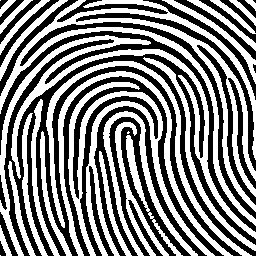
#> input picture synthetic_im_3.jpeg, 256 x 256 px, found by its file name
$ python third_jepg.py
#> lines starting #> are read from the running program, lines starting #| are printed output that depends on the picture
import numpy as np
import cv2
from matplotlib import pyplot as plt
from numpy.linalg import inv
import time
import sys

def dct_coeff():
    T = np.zeros([8, 8])
    for i in range(8):
        for j in range(8):
            if i == 0:
                T[i, j] = 1/np.sqrt(8)
            elif i > 0:
                T[i, j] = np.sqrt(2/8)*np.cos((2*j+1)*i*np.pi/16)
    return T

def quantization_level(n):
    Q50 = np.zeros([8, 8])

    Q50 = np.array([[16, 11, 10, 16, 24, 40, 52, 61],
                    [12, 12, 14, 19, 26, 58, 60, 55],
                    [14, 13, 16, 24, 40, 57, 69, 56],
                    [14, 17, 22, 29, 51, 87, 80, 62],
                    [18, 22, 37, 56, 68, 109, 103, 77],
                    [24, 35, 55, 64, 81, 104, 113, 92],
                    [49, 64, 78, 87, 103, 121, 120, 101],
                    [72, 92, 95, 98, 112, 100, 103, 99]])

    Q = np.zeros([8, 8])
    for i in range(8):
        for j in range(8):
            if n > 50:
                Q[i, j] = min(np.round((100-n)/50*Q50[i, j]), 255)
            else:
                Q[i, j] = min(np.round(50/n * Q50[i, j]), 255)
    return Q

def quantiz_div(a, b):
    tmp = np.zeros(a.shape)
    for i in range(8):
        for j in range(8):
            tmp[i, j] = np.round(a[i, j]/b[i, j])
    return tmp

def quantiz(D, Q):
    tmp = np.zeros(D.shape)
    mask = np.zeros([8, 8])
    for i in range(D.shape[0]//8):
        for j in range(D.shape[1]//8):
            mask = quantiz_div(D[8*i:8*i+8, 8*j:8*j+8], Q)
            tmp[8*i:8*i+8, 8*j:8*j+8] = mask
    return (tmp)

def decompress_mul(a, b):
    tmp = np.zeros(a.shape)
    for i in range(8):
        for j in range(8):
            tmp[i, j] = a[i, j]*b[i, j]
    return tmp

def decompress(C, Q, T, T_prime):
    R = np.zeros(C.shape)
    mask = np.zeros([8, 8])
    for i in range(C.shape[0]//8):
        for j in range(C.shape[1]//8):
            mask = decompress_mul(C[8*i:8*i+8, 8*j:8*j+8], Q)
            R[8*i:8*i+8, 8*j:8*j+8] = mask

    N = np.zeros(C.shape)

    for i in range(R.shape[0]//8):
        for j in range(R.shape[1]//8):
            mask = T_prime @ R[8*i:8*i+8, 8*j:8*j+8] @ T
            N[8*i:8*i+8, 8*j:8*j+8] = np.round(mask) + 128*np.ones([8, 8])

    return N

def Compress_img(file, level):

#> called with level = 5
    I = cv2.imread(file)
#> I is the input picture: shape (256, 256, 3); min 0, max 255, mean 128.8

    B, G, R = cv2.split(I)

    H = I.shape[0]
#> H = 256
    W = I.shape[1]
#> W = 256

    print("Image size: ", I.shape)
#| Image size:  (256, 256, 3)

    B = B - 128*np.ones([H, W])
    G = G - 128*np.ones([H, W])
    R = R - 128*np.ones([H, W])

    T = dct_coeff()
    T_prime = inv(T)
    Q = quantization_level(level)

    D_R = dct(R, T, T_prime)
#> after the loop in dct, `for i in range(M.shape[0]//8):`:
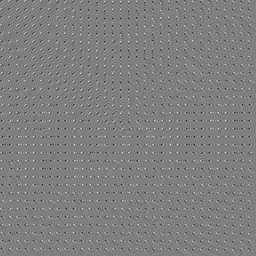
#> dct_res: shape (256, 256) float64; min -942.4, max 942.4, mean -0.2; drawn with min black and max white
    D_G = dct(G, T, T_prime)
    D_B = dct(B, T, T_prime)

    tmp = cv2.merge((D_B, D_G, D_R))

    cv2.imwrite('DCT.jpg', tmp)
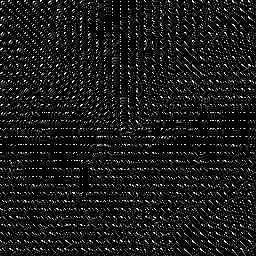
#> saved as DCT.jpg: shape (256, 256, 3); min 0, max 255, mean 26.5

    C_R = quantiz(D_R, Q)
    C_R[C_R == 0] = 0
    C_G = quantiz(D_G, Q)
    C_G[C_G == 0] = 0
    C_B = quantiz(D_B, Q)
    C_B[C_B == 0] = 0

    tmp = cv2.merge((C_B, C_G, C_R))
#> tmp: shape (256, 256, 3) float64

    cv2.imwrite('After_Quantiz.jpg', tmp)
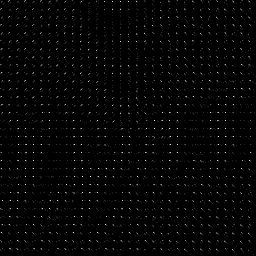
#> saved as After_Quantiz.jpg: shape (256, 256, 3); min 0, max 9, mean 0.145; drawn with min black and max white
    return C_B, C_G, C_R, Q, T, T_prime

def Decompress_img(C_B, C_G, C_R, Q, T, T_prime):
    N_R = decompress(C_R, Q, T, T_prime)
#> after the loop in decompress, `for i in range(R.shape[0]//8):`:
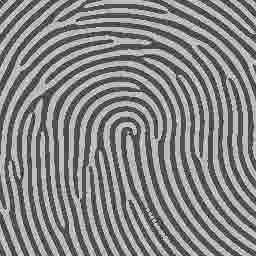
#> N: shape (256, 256) float64; min -182, max 412, mean 129.2; drawn with min black and max white
    N_G = decompress(C_G, Q, T, T_prime)
    N_B = decompress(C_B, Q, T, T_prime)

    N_I = cv2.merge((N_B, N_G, N_R))
    cv2.imwrite('Decompressed.jpg', N_I)
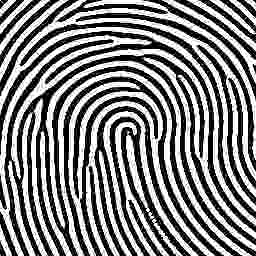
#> saved as Decompressed.jpg: shape (256, 256, 3); min 0, max 255, mean 128.9

def Evaluate(file):

    I = cv2.imread(file)

    I1 = cv2.imread("Decompressed.jpg")
#> I1: shape (256, 256, 3); min 0, max 255, mean 128.9

    m, n, k = I1.shape
#> m = 256; n = 256; k = 3

    rms = np.sqrt(np.sum(np.square(I1-I)))/(m*n)
#> rms = 0.0531

    snr = np.sum(np.square(I1))/np.sum(np.square(I1-I))
#> snr = 0.972

    return rms, snr

def dct(M,T,T_prime):
    dct_res = np.zeros(M.shape)
    mask = np.zeros([8,8])
    for i in range(M.shape[0]//8):
        for j in range(M.shape[1]//8):
            mask = M[8*i:8*i+8,8*j:8*j+8]
            dct_res[8*i:8*i+8,8*j:8*j+8] = T @ mask @ T_prime

    return (dct_res)

if __name__ == "__main__":
    file = "/Users/marynavek/Projects/ImageProcessing/synthetic_im_3.jpeg"
    level = 5
    print("Filename: ", file)
    print("Level of compression: ", level)

    print("Compressing....")
    start = time.time()
    C_B, C_G, C_R, Q, T, T_prime = Compress_img(file, level)
    time_comp = time.time()
    print("Compression Time: ", np.round(time_comp - start, 1), " sec")

    print("Decompressing...")
    Decompress_img(C_B, C_G, C_R, Q, T, T_prime)
    time_decomp = time.time()

    print("Decompression Time: ", np.round(time_decomp - time_comp, 1), " sec")

    end = time.time()
    print("Total: ", np.round(end - start, 1), " sec")
    rms, snr = Evaluate(file)
#> rms = 0.0531; snr = 0.972
    print("RMS: ", np.round(rms, 4))
#| RMS:  0.0531
    print("SNR: ", np.round(snr, 4))
#| SNR:  0.9723

$ run again, with circle_2_shape.png saved as synthetic_im_3.jpeg
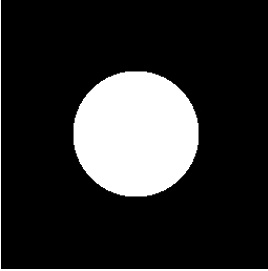
#> input picture circle_2_shape.png, 268 x 271 px, found by its file name
#> in Compress_img, I is the input picture: shape (271, 268, 3); min 0, max 255, mean 46.5
#| Image size:  (271, 268, 3)
#> after the loop in decompress, `for i in range(R.shape[0]//8):`:
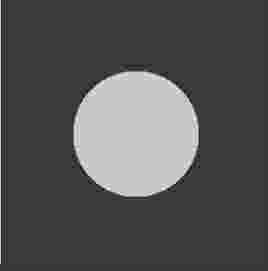
#> N: shape (271, 268) float64; min -98, max 346, mean 49.3; drawn with min black and max white
#> in Decompress_img, `cv2.imwrite('Decompressed.jpg', N_I)`:
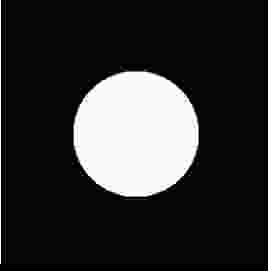
#> saved as Decompressed.jpg: shape (271, 268, 3); min 0, max 255, mean 49.6
#> in Evaluate, `rms = np.sqrt(np.sum(np.square(I1-I)))/(m*n)`: rms = 0.0487
#> in Evaluate, `snr = np.sum(np.square(I1))/np.sum(np.square(I1-I))`: snr = 1.04
#> `rms, snr = Evaluate(file)`: rms = 0.0487; snr = 1.04
#| RMS:  0.0487
#| SNR:  1.0411
